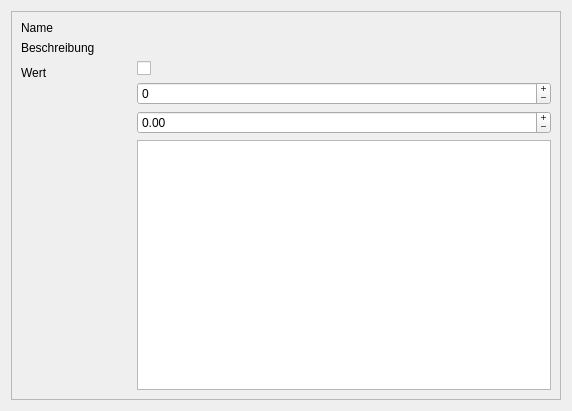
<?xml version="1.0" encoding="UTF-8"?>
<ui version="4.0">
 <class>dialog</class>
 <widget class="QWidget" name="dialog">
  <property name="geometry">
   <rect>
    <x>0</x>
    <y>0</y>
    <width>572</width>
    <height>411</height>
   </rect>
  </property>
  <property name="windowTitle">
   <string>Sephrasto - Einstellung bearbeiten...</string>
  </property>
  <layout class="QVBoxLayout" name="verticalLayout_2">
   <item>
    <widget class="QScrollArea" name="scrollArea">
     <property name="widgetResizable">
      <bool>true</bool>
     </property>
     <widget class="QWidget" name="scrollAreaWidgetContents">
      <property name="geometry">
       <rect>
        <x>0</x>
        <y>0</y>
        <width>548</width>
        <height>387</height>
       </rect>
      </property>
      <layout class="QFormLayout" name="formLayout">
       <item row="0" column="0">
        <widget class="QLabel" name="labelName_2">
         <property name="text">
          <string>Name</string>
         </property>
        </widget>
       </item>
       <item row="0" column="1">
        <widget class="QLabel" name="labelName">
         <property name="text">
          <string/>
         </property>
        </widget>
       </item>
       <item row="1" column="0">
        <widget class="QLabel" name="labelLabelBeschreibung">
         <property name="text">
          <string>Beschreibung</string>
         </property>
        </widget>
       </item>
       <item row="1" column="1">
        <widget class="QLabel" name="labelBeschreibung">
         <property name="text">
          <string/>
         </property>
         <property name="wordWrap">
          <bool>true</bool>
         </property>
        </widget>
       </item>
       <item row="2" column="0">
        <widget class="QLabel" name="labelWert">
         <property name="minimumSize">
          <size>
           <width>110</width>
           <height>0</height>
          </size>
         </property>
         <property name="text">
          <string>Wert</string>
         </property>
        </widget>
       </item>
       <item row="2" column="1">
        <layout class="QVBoxLayout" name="verticalLayout">
         <item>
          <widget class="QCheckBox" name="checkText">
           <property name="text">
            <string/>
           </property>
          </widget>
         </item>
         <item>
          <widget class="QSpinBox" name="spinText">
           <property name="buttonSymbols">
            <enum>QAbstractSpinBox::PlusMinus</enum>
           </property>
           <property name="minimum">
            <number>-99999</number>
           </property>
           <property name="maximum">
            <number>99999</number>
           </property>
          </widget>
         </item>
         <item>
          <widget class="QDoubleSpinBox" name="dspinText">
           <property name="buttonSymbols">
            <enum>QAbstractSpinBox::PlusMinus</enum>
           </property>
           <property name="minimum">
            <double>-99999.000000000000000</double>
           </property>
           <property name="maximum">
            <double>99999.000000000000000</double>
           </property>
          </widget>
         </item>
         <item>
          <widget class="QPlainTextEdit" name="teText"/>
         </item>
         <item>
          <spacer name="horizontalSpacer">
           <property name="orientation">
            <enum>Qt::Horizontal</enum>
           </property>
           <property name="sizeHint" stdset="0">
            <size>
             <width>40</width>
             <height>0</height>
            </size>
           </property>
          </spacer>
         </item>
        </layout>
       </item>
      </layout>
     </widget>
    </widget>
   </item>
  </layout>
 </widget>
 <resources/>
 <connections/>
</ui>
